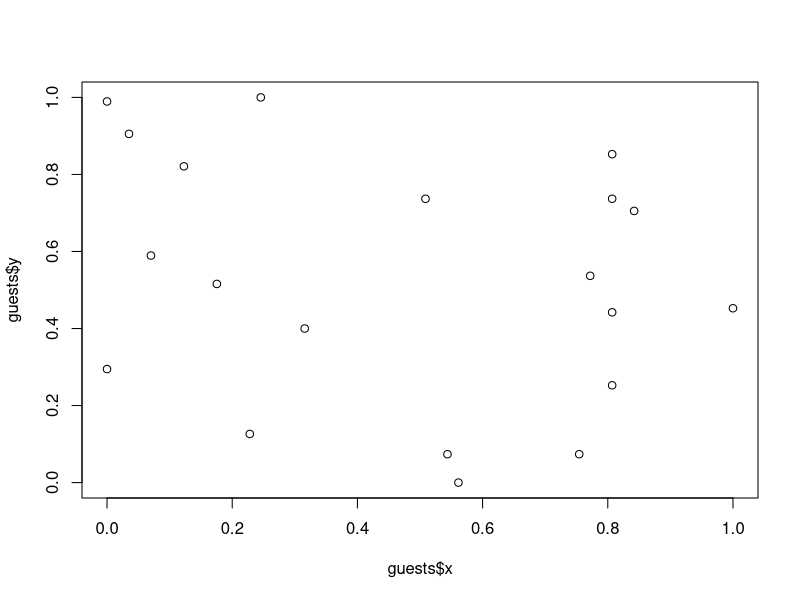
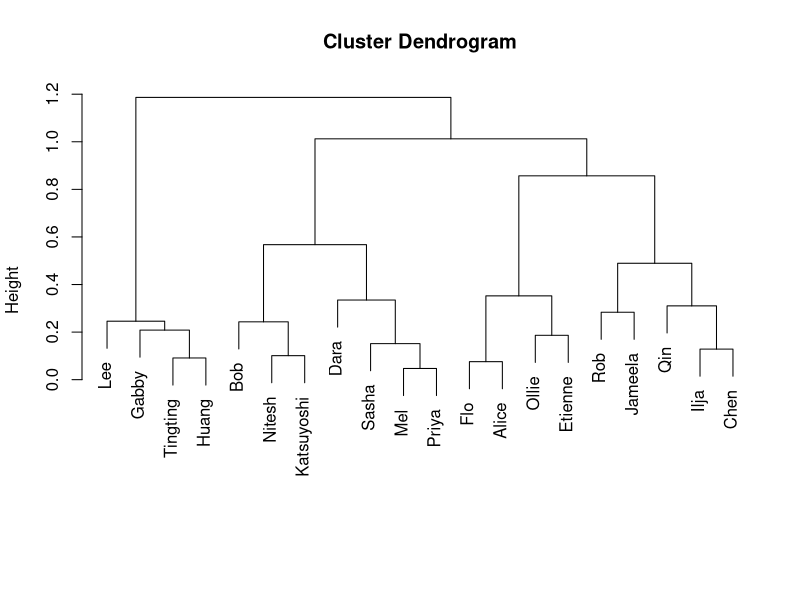
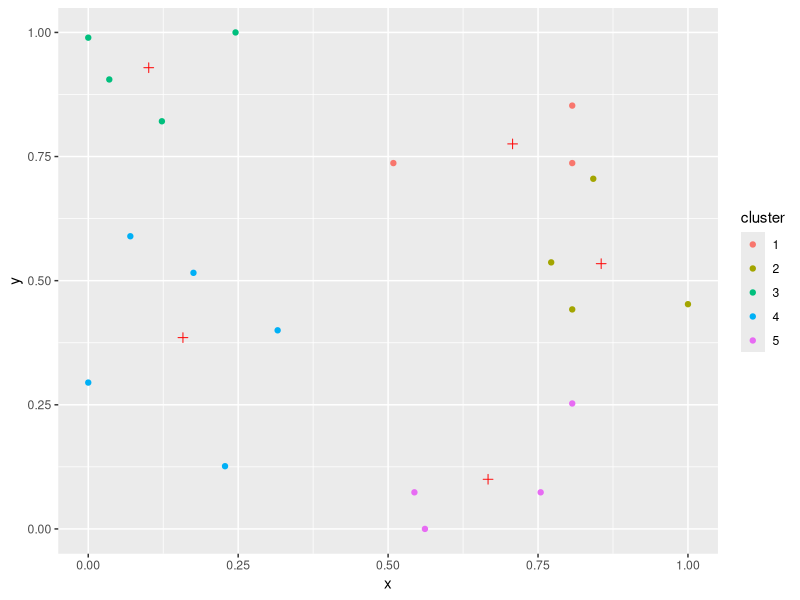
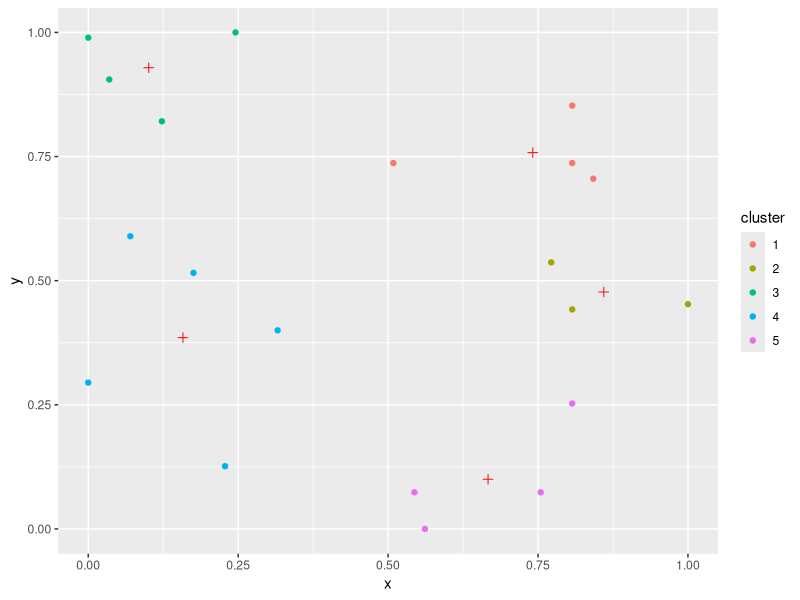

These charts were generated, in order, by the following R code:
library(readr)
library(dplyr)
library(ggplot2)
library(dplyr)
library(tidyverse)
library(tidyr)
setwd("E:\\A大学\\大二下\\ADS2\\W26 5.6-5.10 Clustering and Machine Learning")

data0 = read.csv("guests.csv")

head(data0)

n = nrow(data0)

guests = data.frame(id = 1:n,
                    x = data0$age_norm,
                    y = data0$hours_norm,
                    cluster = rep(0,n))

plot(x = guests$x, y = guests$y)



calc_dist = function(x1, y1, x2, y2){
  return (sqrt((x1-x2)^2+(y1-y2)^2))
}

{
k = 5
id = sample(1:n, k)
  
centroids = data.frame(cluster = 1:k,
                       x = guests$x[id],
                       y = guests$y[id],
                       size = rep(0,k))
# centroids
guests$cluster = rep(0,n)
time = 0
while(T){
  flag = F
  for(i in 1:n){
    Dist = rep(0,k)
    for(j in 1:k)
      Dist[j] = calc_dist(guests$x[i], guests$y[i], centroids$x[j], centroids$y[j])
    cluster = which.min(Dist)
    if(cluster != guests$cluster[i]){
      flag = T
      guests$cluster[i] = cluster
    }
  }
  if(flag == F)
    break
  # print(guests)
  # print(flag)
  for(j in 1:k){
    centroids$x[j] = mean(guests$x[guests$cluster == j])
    centroids$y[j] = mean(guests$y[guests$cluster == j])
  }
  guests$cluster = as.factor(guests$cluster)
  g = ggplot(data = guests,
             mapping = aes(x = x, y = y, color = cluster)) +
    geom_point() +
    geom_point(data = centroids,
               mapping = aes(x = x, y = y),
               shape = 3,
               size = 2,
               color = "red")
  time = time + 1
  name = paste0("kmeans", as.character(time))
  name = paste0(name, ".png")
  png(name, width=15, height=10, units="cm", pointsize=12, res=300)
  print(g)
  dev.off()
}
}

guests

# create a matrix containing the coordinates, because dist function can only
# accept a matrix as a input
data = matrix(data = c(data0$age_norm, data0$hours_norm), byrow = F, ncol = 2)
# data

# calculate the distance matrix using the function dist(matrix)
dist_mat <- dist(data)

# perform hierarchical clustering
hc <- hclust(dist_mat)

# visualize the dendrogram
plot(hc, labels = data0$names, sub = "", xlab = "")

# cut the dendrogram into k clusters  
clusters <- cutree(hc, k = 2)  
